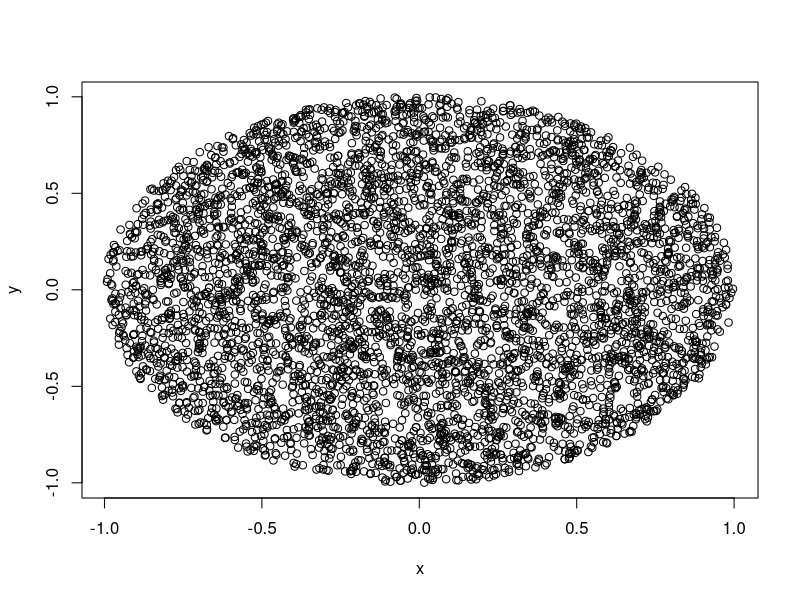

This chart was generated by the following R code:
rm(list=ls())
# generate n values between 0 and 2*PI for the angle
# generate n values between 0 and r for the distance from the center
# transform the pairs theta,r into x and y with sin and cos
# *************
# Observation:
# With a uniform distribution on R the points are 
# more concentrated towards the origin, because:
# - the the area of a ring (corona circolare) with 
#   radius (r,r+dr) increases linearly with r (derivative of r^2)
# - the number of points falling randomly on the annulus
#   points on the ring is constant in r
# - therefore the points density (points/area) changes as 1/r 
# - to obtain a constant density the distribution of points 
#   must also increase with r^2
# - thanks to the "Inverse transformation method" 
#   (https://en.wikipedia.org/wiki/Inverse_transform_sampling) 
#   the transformation of the generated radius values with square root
#   (inverse of the square, for non negative values) does the trick
#   **********
rand_circ_polar <- function(n = 100,
                            c_x = 0,
                            c_y = 0,
                            R = 1){
  theta <- runif(n, min=0, max=2*pi)
  r     <- runif(n, min=0, max=1)
  r     <- sqrt(r)*R
  x     <- r * cos(theta)
  y     <- r * sin(theta)
  circle <- data.frame("x"=x,"y"=y)
  return(circle)
}
c <- rand_circ_polar(5000)
plot(c)
